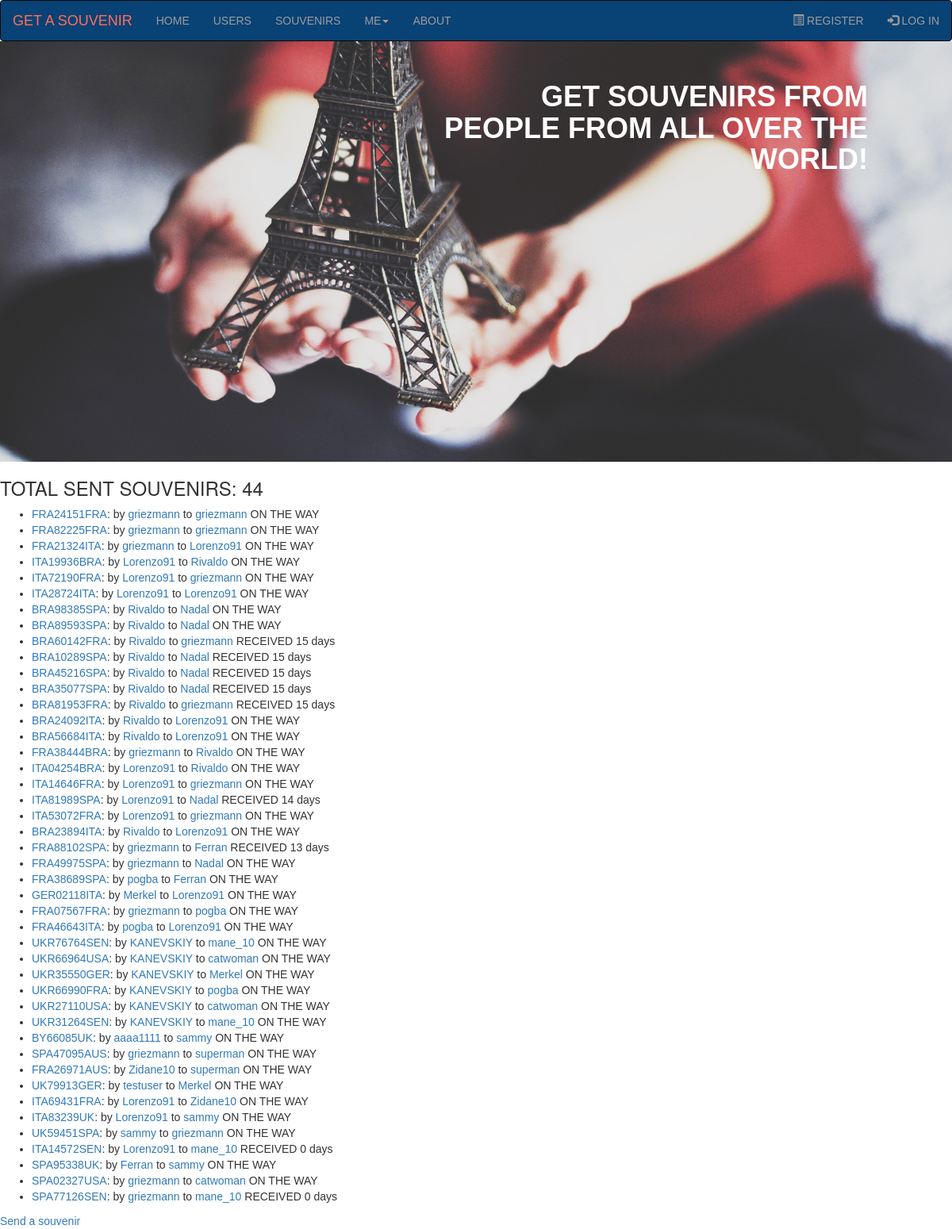
Page /souvenirs/ on the earlier database version.
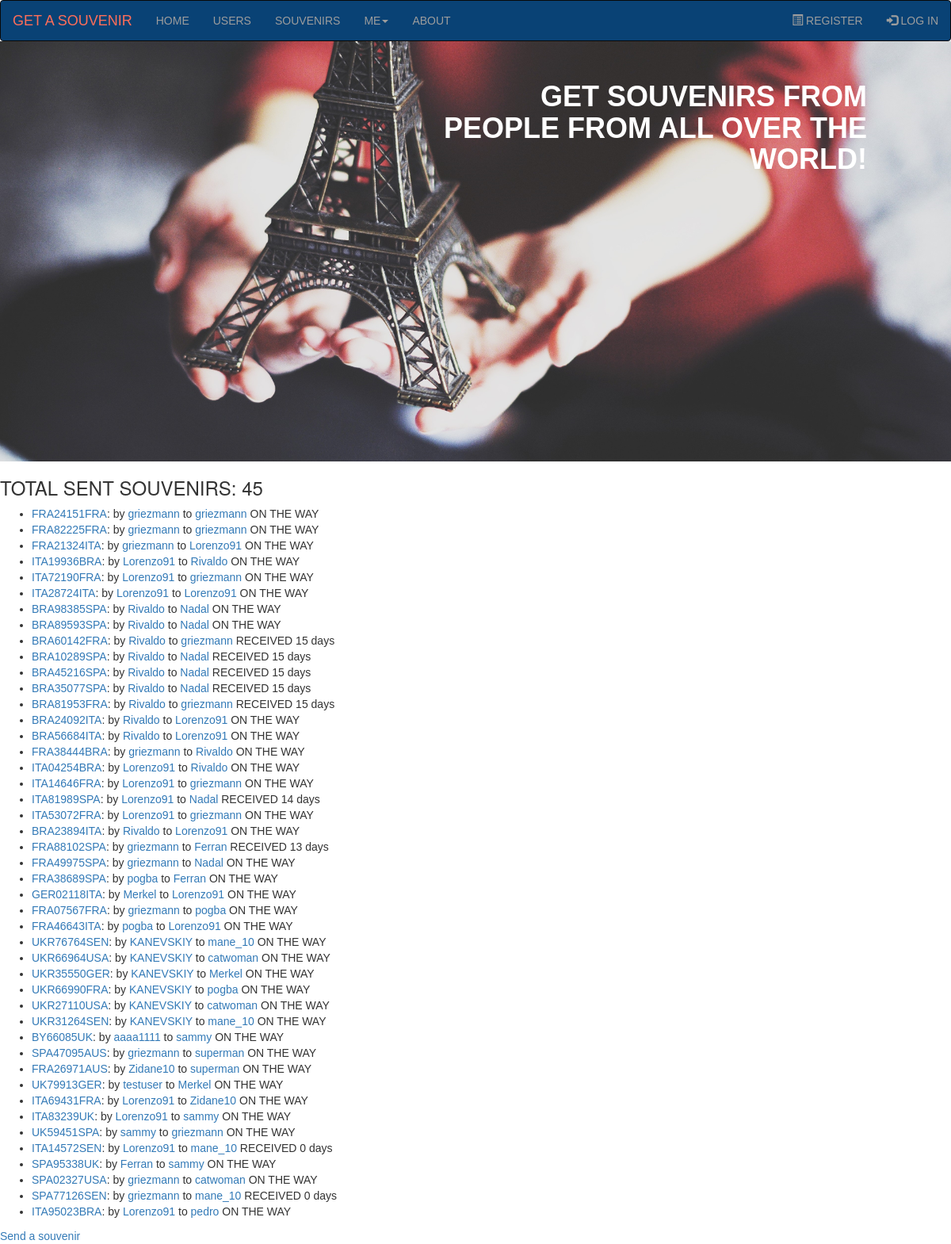
Same page on the later database version.
### souvenirs_app/models.py (models this page shows, shortened)
class Souvenir(models.Model):
    souvenir_id = models.AutoField(primary_key=True)
    slug = models.SlugField(max_length=30, verbose_name='URL')
    send_user = models.ForeignKey(UserInfo, on_delete=models.PROTECT, related_name='send_user')
    send_date = models.DateField(auto_now_add=True)
    receive_user = models.ForeignKey(UserInfo, on_delete=models.PROTECT, related_name='receive_user')
    receive_date = models.DateField(null=True, blank=True)
    send_user_img = models.ImageField(upload_to='send/', default='no-photo.png', null=True, blank=True)
    receive_user_img = models.ImageField(upload_to='receive/', default='no-photo.png', null=True, blank=True)
    send_user_message = models.TextField(max_length=500, null=True, blank=True)
    receive_user_message = models.TextField(max_length=500, null=True, blank=True)
    STATUS_CHOICES = [
        ('ON THE WAY', 'On the way'),
        ('RECEIVED', 'Received'),
    ]
    status = models.CharField(max_length=10, choices=STATUS_CHOICES, default='ON THE WAY')
    def get_absolute_url(self):
        return reverse('souvenirs_app:souvenir', kwargs={'souvenir_slug': self.slug})
    def on_the_way(self):
        return f'{(self.receive_date - self.send_date).days} days'
    class Meta:
        verbose_name = 'Souvenir'
        verbose_name_plural = 'Souvenirs'

class UserInfo(models.Model):
    username = models.OneToOneField(User, on_delete=models.PROTECT, primary_key=True)
    slug = models.SlugField(max_length=30, verbose_name='URL')
    avatar = models.ImageField(upload_to='avatars/', default='no-avatar.jpg', null=True, blank=True)
    sex = models.CharField(max_length=6, choices=(('MALE', 'male'), ('FEMALE', 'female')))
    date_of_birthday = models.DateField(null=True, blank=True)
    country = models.ForeignKey(Country, on_delete=models.PROTECT, related_name='userinfo', unique=False)
    city = models.CharField(max_length=30)
    address = models.TextField(max_length=200)
    about = models.TextField(max_length=500, null=True, blank=True)
    def __str__(self):
        return str(self.username)
    def get_absolute_url(self):
        return reverse('souvenirs_app:user_info', kwargs={'user_info_slug': self.slug})
    class Meta:
        verbose_name = 'User_information'
        verbose_name_plural = 'User_informations'

### souvenirs_app/views.py (the view)
# urls.py: path('souvenirs/', views.SouvenirsView.as_view(), name='souvenirs'),
class SouvenirsView(ListView):
    model = Souvenir
    template_name = 'souvenirs_app/souvenirs.html'
    context_object_name = 'souvenirs'

### souvenirs_app/templates/souvenirs_app/souvenirs.html
{% extends 'souvenirs_app/base.html' %}
{% block content %}
    <h3>TOTAL SENT SOUVENIRS: {{ souvenirs.count }}</h3>
    <ul>
        {% for souvenir in souvenirs %}
            <li><a href="{{ souvenir.get_absolute_url }}">{{ souvenir.slug }}</a>:
                by
                <a href="{{ souvenir.send_user.get_absolute_url }}">{{ souvenir.send_user }}</a>
                to
                <a href="{{ souvenir.receive_user.get_absolute_url }}">{{ souvenir.receive_user }}</a>
                {{ souvenir.status }}
                {% if souvenir.status == 'RECEIVED' %}
                    {{ souvenir.on_the_way }}
                {% endif %}
        {% empty %}
            <li>No souvenirs have been sent yet</li>
        {% endfor %}
    </ul>
    <a href="{% url 'souvenirs_app:create_souvenir' %}">Send a souvenir</a>
{% endblock content %}

### souvenirs_app/templates/souvenirs_app/base.html (shortened to what this page needs)
<!DOCTYPE html>
<html lang="en">
<head>
  <link rel="stylesheet" href="https://maxcdn.bootstrapcdn.com/bootstrap/3.4.1/css/bootstrap.min.css">
  <link rel="stylesheet" type="text/css" href="/static/base.css">
</head>
<body>
<nav class="navbar navbar-inverse">
  <div class="container-fluid">
    <div class="navbar-header">
      <a class="navbar-brand" href="{% url 'souvenirs_app:index' %}">GET A SOUVENIR</a>
    </div>
    <ul class="nav navbar-nav">
      <li><a href="{% url 'souvenirs_app:index' %}">HOME</a></li>
      <li><a href="{%  url 'souvenirs_app:user_infos' %}">USERS</a></li>
      <li><a href="{%  url 'souvenirs_app:souvenirs' %}">SOUVENIRS</a></li>
      <li class="dropdown"><a class="dropdown-toggle" data-toggle="dropdown" href="#">ME<span class="caret"></span></a>
      </li>
      <li><a href="{% url 'souvenirs_app:about' %}">ABOUT</a></li>
    </ul>
    <ul class="nav navbar-nav navbar-right">
      {% if user.is_authenticated %}
      <li><a href="{% url 'users:logout' %}"><span class="glyphicon glyphicon-log-out"></span> LOG OUT</a></li>
      {% else %}
      <li><a href="{% url 'users:register' %}"><span class="glyphicon glyphicon-list-alt"></span> REGISTER</a></li>
      <li><a href="{% url 'users:login' %}"><span class="glyphicon glyphicon-log-in"></span> LOG IN</a></li>
      {% endif %}
    </ul>
  </div>
</nav>
<main>
  <section class="title-section">
    <div class="wrapper-title-section">
      <h1>Get souvenirs from people from all over the world!</h1>
    </div>
  </section>
</main>
{% block content %}{% endblock content %}
</body>
</html>

### static/base.css (style rules this page uses)
* { margin: 0; box-sizing: border-box; font-style: normal; font-family: 'Trebuchet MS', 'Lucida Sans Unicode', 'Lucida Grande', 'Lucida Sans', Arial, sans-serif; }
.navbar { margin-bottom: 0; background-color: #094275; }
.navbar-inverse .navbar-brand { color: #FF6E59; }
.title-section { background-image: url("/static/background-1-1.jpg"); background-repeat: no-repeat; background-position: center; background-size: cover; padding-top: 200px; padding-bottom: 330px; color: #FF6E59; display: flex; justify-content: flex-end; }
.wrapper-title-section { width: 650px; }
.wrapper-title-section h1 { text-align: end; text-transform: uppercase; margin: -150px 0; font-size: 36px; font-weight:900; max-width: 544px; max-height: 99px; color: #FFFFFF; }

Differences in the rows shown:
added Souvenir: slug "ITA95023BRA", send_user "Lorenzo91", receive_user "pedro", status "ON THE WAY"
Other differences:
{{ souvenirs.count }}: "44" → "45"
